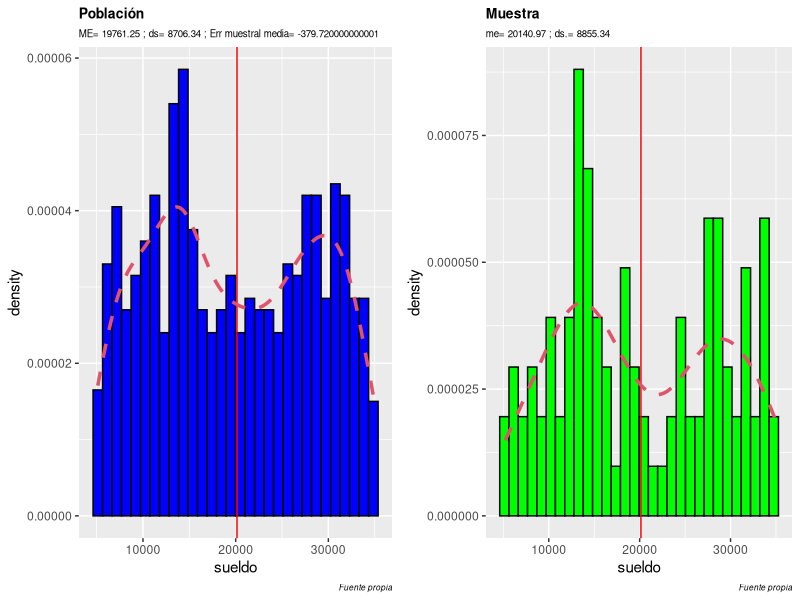
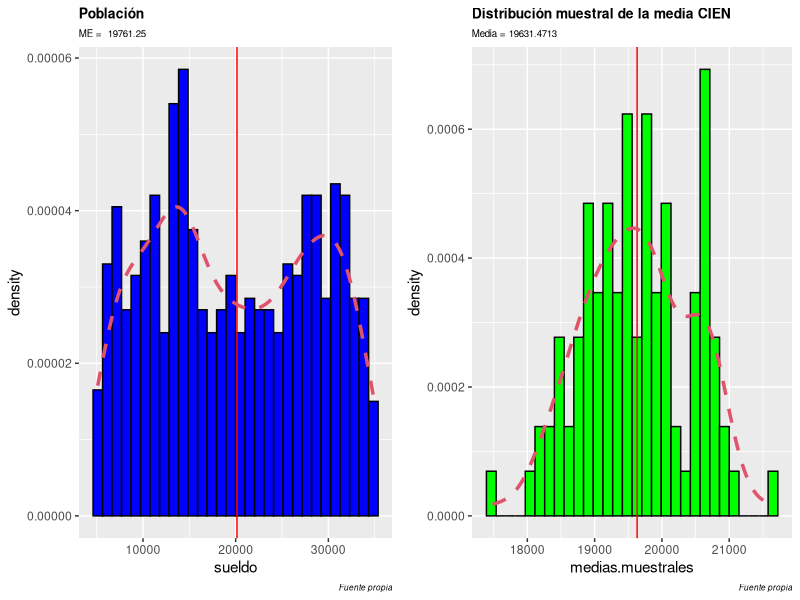
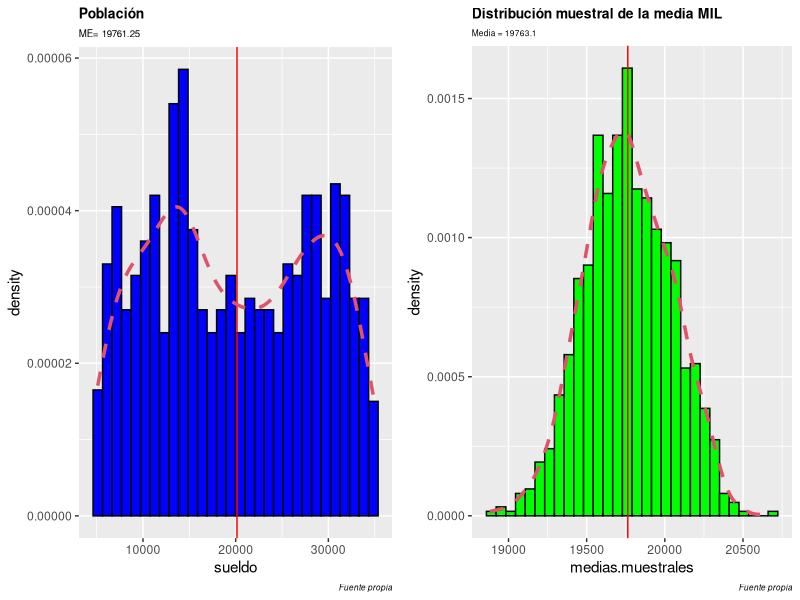
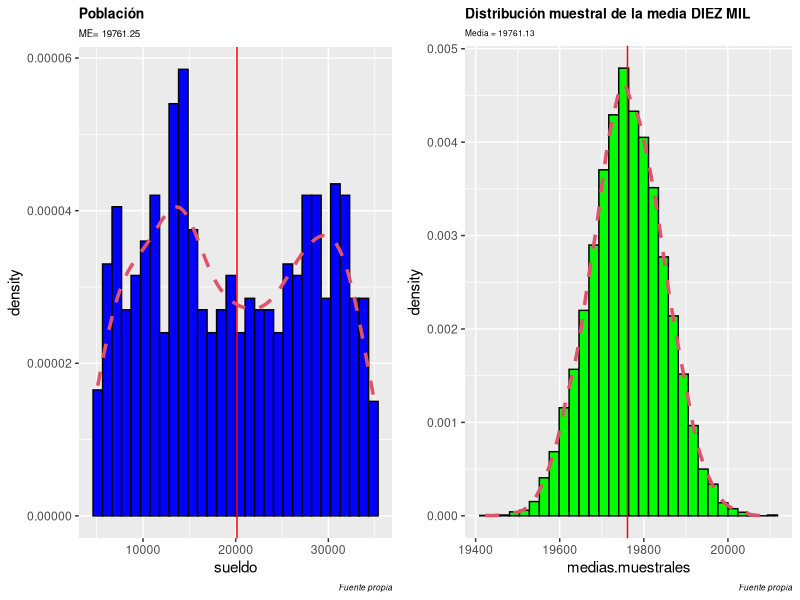

Recreate these plots in R, in order.
## ---- chunk 1
library(cowplot)
library(ggplot2)
library(knitr)
## ---- chunk 2
options(scipen=999)
## ---- chunk 3
set.seed(2022)
## ---- chunk 4
N <- 650 # Cantidad de datos de población
rango <- 5000:35000 # Rango de sueldos
n = 100  # Cantidad de datos de cada muestra
q1 = 100  # Cantidad de muestras m1, m2, m3
q2 = 1000  # Cantidad de muestras m1, m2, m3
q3 <- 10000 
## ---- chunk 5
poblacion <- data.frame(x = 1:N, sueldo=sample(x = rango, size =  N, replace = TRUE))
## ---- chunk 6
head(poblacion$sueldo, 30)
## ---- chunk 7
tail(poblacion$sueldo, 30)
## ---- chunk 8
summary(poblacion$sueldo)
## ---- chunk 9
media.p <- round(mean(poblacion$sueldo),2)
desv.p <- round(sd(poblacion$sueldo),2)
media.p; desv.p
## ---- chunk 10
xs <- sample(x = 1:N, size =  n, replace = FALSE)
muestra <- poblacion[xs,]
## ---- chunk 11
summary(muestra$sueldo)
## ---- chunk 12
media.m <- round(mean(muestra$sueldo),2)
desv.m <- round(sd(muestra$sueldo),2)
media.m; desv.m
## ---- chunk 13
paste("Media aritméica poblacional", media.p, ";", "media muestral", media.m)
paste("Desviación estándar poblacional", desv.p, ";","desviación muestral", desv.m)
## ---- chunk 14
dif.media <- media.p - media.m
paste("El error muestral con respecto a la media aritmética es de: ", round(dif.media, 2))
## ---- chunk 15
# Histograma con densidad
g1 <- ggplot(poblacion, aes(x = sueldo)) + 
  geom_histogram(aes(y = ..density..),
                 colour = 1, fill = "blue") +
  labs(title = "Población",
      subtitle = paste("ME=", media.p, "; ds=", desv.p,  "; Err muestral media=",dif.media),
              caption = "Fuente propia") +  
  
  geom_vline(xintercept = media.m, col='red') +
  geom_density(lwd = 1.2,
               linetype = 2,
               colour = 2)
g1 <- g1 + theme(
  plot.title = element_text(color = "black", size = 10, face = "bold"),
  plot.subtitle = element_text(color = "black",size=7),
  plot.caption = element_text(color = "black", face = "italic", size=6)
)
g2 <- ggplot(muestra, aes(x = sueldo)) + 
  geom_histogram(aes(y = ..density..),
                 colour = 1, fill = "green") +
    geom_vline(xintercept = media.m, col='red') +
  labs(title = "Muestra",
      subtitle = paste("me=", media.m, "; ds.=", desv.m),
              caption = "Fuente propia") +
  geom_density(lwd = 1.2,
               linetype = 2,
               colour = 2)
g2 <- g2 + theme(
  plot.title = element_text(color = "black", size = 10, face = "bold"),
  plot.subtitle = element_text(color = "black",size=7),
  plot.caption = element_text(color = "black", face = "italic", size=6)
)
plot_grid(g1, g2, nrow = 1, ncol = 2)
## ---- chunk 16
muestras = as.list(NULL)
m.muestras = NULL
for (i in 1:q1) {
    muestras[[i]] <- sample(x = poblacion$sueldo, size = q1, replace = FALSE)
    
  m.muestras[i] <- mean(muestras[[i]])
}
## ---- chunk 17
sueldos <- data.frame(muestras)
sueldos <- t(sueldos)
colnames(sueldos) <- paste0("sueldo",1:q1)
rownames(sueldos) <- paste0("M",1:q1)
tabla <- data.frame(sueldos[,1:3], "..."="...", sueldos[,(q1-2):q1], medias.muestrales = m.muestras)
kable(tabla, caption = "Tabla de medias aritméticas de cien muestras de cien sueldos cada una")
## ---- chunk 18
media.todas.muestras <- round(mean(tabla$medias.muestrales),4)
paste("La media de todas las muestras es de: ", media.todas.muestras)
## ---- chunk 19
# Histograma con densidad
g1 <- ggplot(poblacion, aes(x = sueldo)) + 
  geom_histogram(aes(y = ..density..),
                 colour = 1, fill = "blue") +
  labs(title = "Población",
      subtitle = paste("ME = ", media.p),
              caption = "Fuente propia") +  
  
  geom_vline(xintercept = media.m, col='red') +
  geom_density(lwd = 1.2,
               linetype = 2,
               colour = 2)
g1 <- g1 + theme(
  plot.title = element_text(color = "black", size = 10, face = "bold"),
  plot.subtitle = element_text(color = "black",size=7),
  plot.caption = element_text(color = "black", face = "italic", size=6)
)
g2 <- ggplot(tabla, aes(x = medias.muestrales)) + 
  geom_histogram(aes(y = ..density..),
                 colour = 1, fill = "green") +
    geom_vline(xintercept = media.todas.muestras, col='red') +
  labs(title = "Distribución muestral de la media CIEN",
      subtitle = paste("Media =", media.todas.muestras),
              caption = "Fuente propia") +
  geom_density(lwd = 1.2,
               linetype = 2,
               colour = 2)
g2 <- g2 + theme(
  plot.title = element_text(color = "black", size = 10, face = "bold"),
  plot.subtitle = element_text(color = "black",size=7),
  plot.caption = element_text(color = "black", face = "italic", size=6)
)
plot_grid(g1, g2, nrow = 1, ncol = 2)
## ---- chunk 20
sd(poblacion$sueldo)
sd(tabla$medias.muestrales)
## ---- chunk 21
muestras = as.list(NULL)
m.muestras = NULL
for (i in 1:q2) {
    muestras[[i]] <- sample(x = poblacion$sueldo, size = q2, replace = TRUE)
    
  m.muestras[i] <- mean(muestras[[i]])
}
## ---- chunk 22
sueldos <- data.frame(muestras)
sueldos <- t(sueldos)
colnames(sueldos) <- paste0("sueldo",1:q2)
rownames(sueldos) <- paste0("M",1:q2)
tabla <- data.frame(sueldos[,1:3], "..."="...", sueldos[,(q2-2):q2], medias.muestrales = m.muestras)
## ---- chunk 23
kable(head(tabla,50), caption = paste("Tabla de medias aritméticas de ",q2," muestras de cien sueldos cada una"))
## ---- chunk 24
kable(tail(tabla,50), caption = paste("Tabla de medias aritméticas de ",q2," muestras de cien sueldos cada una"))
## ---- chunk 25
media.todas.muestras <- round(mean(tabla$medias.muestrales),2)
paste("La media de todas las ", q2, " muestras "," es de: ", media.todas.muestras)
## ---- chunk 26
# Histograma con densidad
g1 <- ggplot(poblacion, aes(x = sueldo)) + 
  geom_histogram(aes(y = ..density..),
                 colour = 1, fill = "blue") +
  labs(title = "Población",
      subtitle = paste("ME=", media.p),
              caption = "Fuente propia") +  
  
  geom_vline(xintercept = media.m, col='red') +
  geom_density(lwd = 1.2,
               linetype = 2,
               colour = 2)
g1 <- g1 + theme(
  plot.title = element_text(color = "black", size = 10, face = "bold"),
  plot.subtitle = element_text(color = "black",size=7),
  plot.caption = element_text(color = "black", face = "italic", size=6)
)
g2 <- ggplot(tabla, aes(x = medias.muestrales)) + 
  geom_histogram(aes(y = ..density..),
                 colour = 1, fill = "green") +
    geom_vline(xintercept = media.todas.muestras, col='red') +
  labs(title = "Distribución muestral de la media MIL",
      subtitle = paste("Media =", media.todas.muestras),
              caption = "Fuente propia") +
  geom_density(lwd = 1.2,
               linetype = 2,
               colour = 2)
g2 <- g2 + theme(
  plot.title = element_text(color = "black", size = 10, face = "bold"),
  plot.subtitle = element_text(color = "black",size=6),
  plot.caption = element_text(color = "black", face = "italic", size=6)
)
plot_grid(g1, g2, nrow = 1, ncol = 2)
## ---- chunk 27
q3 = 10000
muestras = as.list(NULL)
m.muestras = NULL
for (i in 1:q3) {
    muestras[[i]] <- sample(x = poblacion$sueldo, size = q3, replace = TRUE)
    
  m.muestras[i] <- mean(muestras[[i]])
}
## ---- chunk 28
sueldos <- data.frame(muestras)
sueldos <- t(sueldos)
colnames(sueldos) <- paste0("sueldo",1:q3)
rownames(sueldos) <- paste0("M",1:q3)
tabla <- data.frame(sueldos[,1:3], "..."="...", sueldos[,(q3-2):q3], medias.muestrales = m.muestras)
## ---- chunk 29
media.todas.muestras <- round(mean(m.muestras),2)
paste("La media de todas las ", q3, " muestras "," es de: ", media.todas.muestras)
## ---- chunk 30
# Histograma con densidad
g1 <- ggplot(poblacion, aes(x = sueldo)) + 
  geom_histogram(aes(y = ..density..),
                 colour = 1, fill = "blue") +
  labs(title = "Población",
      subtitle = paste("ME=", media.p),
              caption = "Fuente propia") +  
  
  geom_vline(xintercept = media.m, col='red') +
  geom_density(lwd = 1.2,
               linetype = 2,
               colour = 2)
g1 <- g1 + theme(
  plot.title = element_text(color = "black", size = 10, face = "bold"),
  plot.subtitle = element_text(color = "black",size=7),
  plot.caption = element_text(color = "black", face = "italic", size=6)
)
g2 <- ggplot(tabla, aes(x = medias.muestrales)) + 
  geom_histogram(aes(y = ..density..),
                 colour = 1, fill = "green") +
    geom_vline(xintercept = media.todas.muestras, col='red') +
  labs(title = "Distribución muestral de la media DIEZ MIL",
      subtitle = paste("Media =", media.todas.muestras),
              caption = "Fuente propia") +
  geom_density(lwd = 1.2,
               linetype = 2,
               colour = 2)
g2 <- g2 + theme(
  plot.title = element_text(color = "black", size = 10, face = "bold"),
  plot.subtitle = element_text(color = "black",size=6),
  plot.caption = element_text(color = "black", face = "italic", size=6)
)
plot_grid(g1, g2, nrow = 1, ncol = 2)
